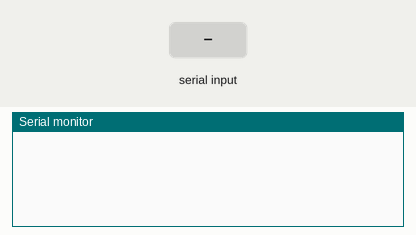
Recording of a sketch running on a simulated Arduino Uno, built with avr-gcc and run on an emulated ATmega328P. Shown: the last lines printed to the serial monitor. Inputs (shaded band) come from the test bench.

Above: at 1.2 s.
1.3 s: byte 30 received over Serial
At 2.2 s:
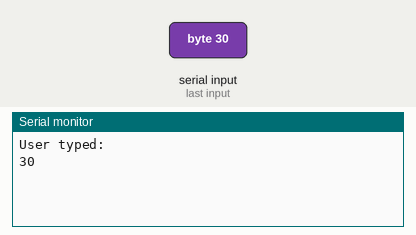
2.8 s: byte 90 received over Serial
At 3.4 s:
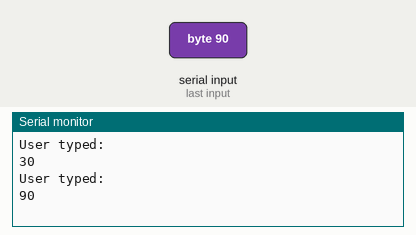
4.3 s: byte 120 received over Serial
At 5.7 s:
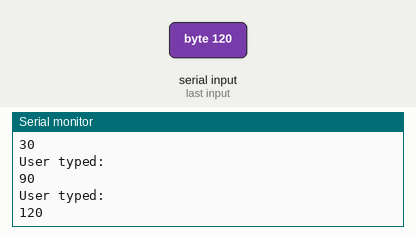

Measured:
- after the input at 1.3 s, the serial monitor: prints a new line at once (image 1)
- after the input at 2.8 s, the serial monitor: prints a new line at once (image 2)
- after the input at 4.3 s, the serial monitor: prints a new line at once (image 3)

The sketch:

hello_world.ino
```cpp
int incomingByte = 0;

void setup() {
  /*
   *  Opens a serial connection.
   *  Once this is running, open the Serial Monitor under Tools.
   *  Be sure the Baud Rate is set to 115200
  */
  Serial.begin(115200);

}

void loop() {
  /*
   * This will run forever until the device is turned off.
   */
   if (Serial.available() > 0 ) {
      //read incoming byte
      incomingByte = Serial.read();

      //show the user what we read
      Serial.println("User typed: ");
      Serial.println(incomingByte, DEC);

   }
}
```
